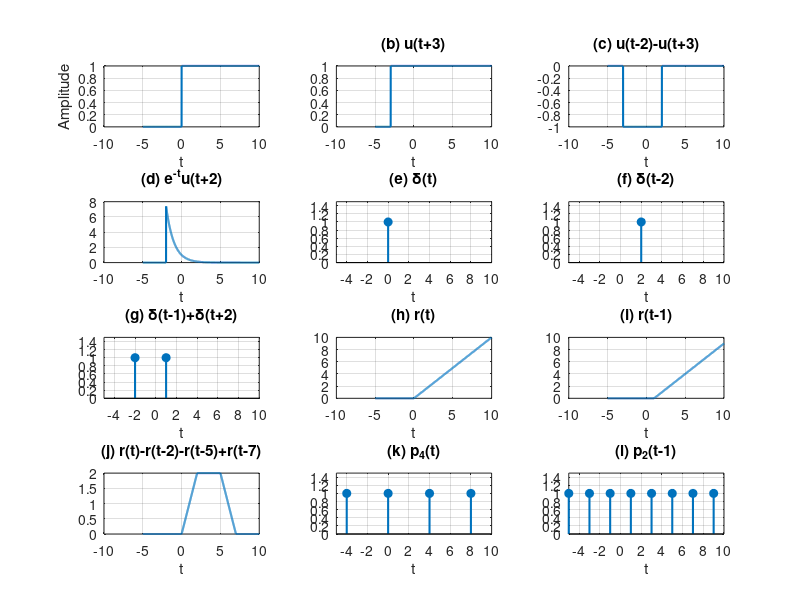

Recreate this plot in MATLAB. (Note: this script raises an error after producing the figure.)
%% 1. Time Vector Setup
% linspace(start, end, n) generates an array of 'n' evenly spaced points.
% We use 3001 points to ensure t=0 is exactly computed (since 10 - (-5) = 15, 
% 15 * 200 = 3000 intervals, meaning 3001 points hits every 0.005 step precisely).
t = linspace(-5, 10, 3001); 

%% 2. Fundamental Anonymous Functions (Lambda Functions)
% @(x) creates an "anonymous function" (a quick, one-line function).
% (x >= 0) creates a logical array of 1s (true) and 0s (false).
% double() converts these logical values into standard numeric values so we can do math with them.
% This mathematically represents the Unit Step Function: u(t) = 1 for t >= 0, and 0 otherwise.
u = @(x) double(x >= 0);    

% r(t) is the Unit Ramp Function.
% '.*' is crucial here: it means "element-wise multiplication". 
% It multiplies each element of array 'x' by the corresponding element of 'u(x)'.
r = @(x) x .* u(x);         

%% 3. Generating Continuous Signals
xa = u(t);                             % (a) Unit step: u(t)
xb = u(t+3);                           % (b) u(t) shifted left by 3
xc = u(t-2) - u(t+3);                  % (c) Rectangular pulse from t=-3 to t=2

% exp(-t) is e^(-t). We must use '.*' because we are multiplying two arrays 
% (the exponential decay curve and the shifted unit step) point-by-point.
xd = exp(-t) .* u(t+2);                % (d) Decaying exponential starting at t=-2

xh = r(t);                             % (h) Unit ramp: r(t)
xi = r(t-1);                           % (i) Ramp shifted right by 1

% (j) A combination of ramps that forms a custom piecewise shape.
xj = r(t) - r(t-2) - r(t-5) + r(t-7);  

%% 4. Defining Discrete Impulse Locations
% MATLAB cannot plot a true continuous Dirac delta function (which is infinitely high and infinitesimally narrow).
% Instead, we define the exact time instants where the impulses occur so we can plot them as distinct "stems".
delta1_time = 0;                       % (e) Impulse at t=0
delta2_time = 2;                       % (f) Impulse at t=2
delta_sum_time = [-2, 1];              % (g) Two impulses, located at t=-2 and t=1

%% 5. Generating Impulse Trains
% (k) p_4(t) represents an impulse train with period 4.
% We need to find all integer multiples of 4 within our interval [-5, 10].
% ceil() rounds towards positive infinity. floor() rounds towards negative infinity.
% The colon operator ':' creates an integer sequence between these bounds.
k4 = ceil(-5/4) : floor(10/4);         % Finds k = [-1, 0, 1, 2]
p4_time = 4 * k4;                      % Locations: [-4, 0, 4, 8]

% (l) p_2(t-1) represents an impulse train with period 2, shifted right by 1.
k2 = ceil((-5-1)/2) : floor((10-1)/2); % Adjusts bounds for the shift and period
p2_time = 1 + 2 * k2;                  % Calculates exact time locations

%% 6. Plotting and Visualization
% figure() creates a new window.
% 'Color', 'w' is a Name-Value pair that sets the background color of the window to white (instead of the default gray).
figure('Color', 'w');

% subplot(rows, columns, position) divides the figure into a 4x3 grid.
% Position 1 is the top-left corner.
subplot(4,3,1);
plot(t, xa, 'LineWidth', 1.5);
grid on;
xlabel('t');
ylabel('Amplitude');

subplot(4,3,2) 
plot(t,xb,'LineWidth',1.5) 
grid on 
title('(b) u(t+3)') 
xlabel('t') 

subplot(4,3,3) 
plot(t,xc,'LineWidth',1.5) 
grid on 
title('(c) u(t-2)-u(t+3)') 
xlabel('t') 

subplot(4,3,4) 
plot(t,xd,'LineWidth',1.5) 
grid on 
% '^{-t}' is MATLAB's TeX interpreter rendering the '-t' as a superscript.
title('(d) e^{-t}u(t+2)') 
xlabel('t') 

% --- Impulse Plots (Using stem instead of plot) ---
subplot(4,3,5) 
% stem() draws a vertical line with a marker at the top.
% 'delta1_time' is the x-axis location, '1' is the height of the impulse.
% 'filled' colors in the circle marker.
stem(delta1_time,1,'filled','LineWidth',1.5) 
grid on 
% xlim locks the x-axis limits. Without this, MATLAB would zoom in on the single point at t=0.
xlim([-5 10]) 
% ylim gives the impulse some visual headroom above the marker.
ylim([0 1.5]) 
% '\delta' uses the TeX interpreter to draw the Greek letter δ.
title('(e) \delta(t)') 
xlabel('t') 

subplot(4,3,6) 
stem(delta2_time,1,'filled','LineWidth',1.5) 
grid on 
xlim([-5 10]) 
ylim([0 1.5]) 
title('(f) \delta(t-2)') 
xlabel('t') 

subplot(4,3,7) 
% [1 1] provides an array of heights matching the two locations in 'delta_sum_time'.
stem(delta_sum_time,[1 1],'filled','LineWidth',1.5) 
grid on 
xlim([-5 10]) 
ylim([0 1.5]) 
title('(g) \delta(t-1)+\delta(t+2)') 
xlabel('t') 

% --- Back to Continuous Plots ---
subplot(4,3,8) 
plot(t,xh,'LineWidth',1.5) 
grid on 
title('(h) r(t)') 
xlabel('t') 

subplot(4,3,9) 
plot(t,xi,'LineWidth',1.5) 
grid on 
title('(i) r(t-1)') 
xlabel('t') 

subplot(4,3,10) 
plot(t,xj,'LineWidth',1.5) 
grid on 
title('(j) r(t)-r(t-2)-r(t-5)+r(t-7)') 
xlabel('t') 

% --- Impulse Train Plots ---
subplot(4,3,11) 
% ones() creates an array of 1s. 
% size(p4_time) ensures this array of 1s is the exact same length as the number of impulses.
stem(p4_time,ones(size(p4_time)),'filled','LineWidth',1.5) 
grid on 
xlim([-5 10]) 
ylim([0 1.5]) 
title('(k) p_4(t)') 
xlabel('t') 

subplot(4,3,12) 
stem(p2_time,ones(size(p2_time)),'filled','LineWidth',1.5) 
grid on 
xlim([-5 10]) 
ylim([0 1.5]) 
title('(l) p_2(t-1)') 
xlabel('t') 

%% Master Title
% sgtitle ("Super Grid Title") centers a single main title above all the subplots.
% '\leq' renders the "less than or equal to" mathematical symbol (≤).
sgtitle('Signals in the interval -5 \leq t \leq 10')
